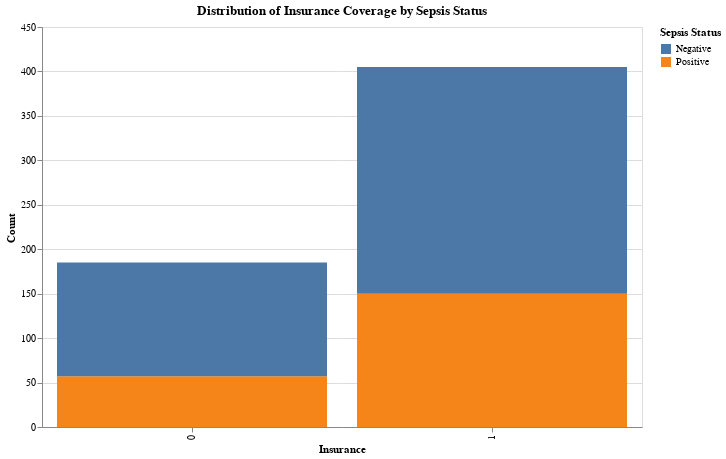

This figure's notebook cell:
### Markdown cell above
**3. Are there any differences in the distribution of Insurance coverage between patients with and without sepsis?**

### Code cell
# Create stacked bar chart for Insurance coverage by Sepsis Status
stacked_bar_insurance = alt.Chart(train_df).mark_bar().encode(
    x=alt.X('Insurance:O', title='Insurance'),
    y=alt.Y('count()', title='Count'),
    color=alt.Color('Target:N', title='Sepsis Status')
).properties(
    width=600,
    height=400,
    title='Distribution of Insurance Coverage by Sepsis Status'
)

stacked_bar_insurance

### Figure 1 — Vega-Lite specification as saved in the notebook (floating-point values rounded to 4 significant figures; data arrays with more than 128 entries replaced by an {"elided": "..."} marker saying what was removed)
{"config": {"view": {"continuousWidth": 300, "continuousHeight": 300}}, "data": {"name": "data-2d6e3e39ed3415f462cbb9c81513cf75"}, "mark": {"type": "bar"}, "encoding": {"color": {"field": "Target", "title": "Sepsis Status", "type": "nominal"}, "x": {"field": "Insurance", "title": "Insurance", "type": "ordinal"}, "y": {"aggregate": "count", "title": "Count", "type": "quantitative"}}, "height": 400, "title": "Distribution of Insurance Coverage by Sepsis Status", "width": 600, "$schema": "https://vega.github.io/schema/vega-lite/v5.16.3.json", "datasets": {"data-2d6e3e39ed3415f462cbb9c81513cf75": {"elided": "590 records"}}}
